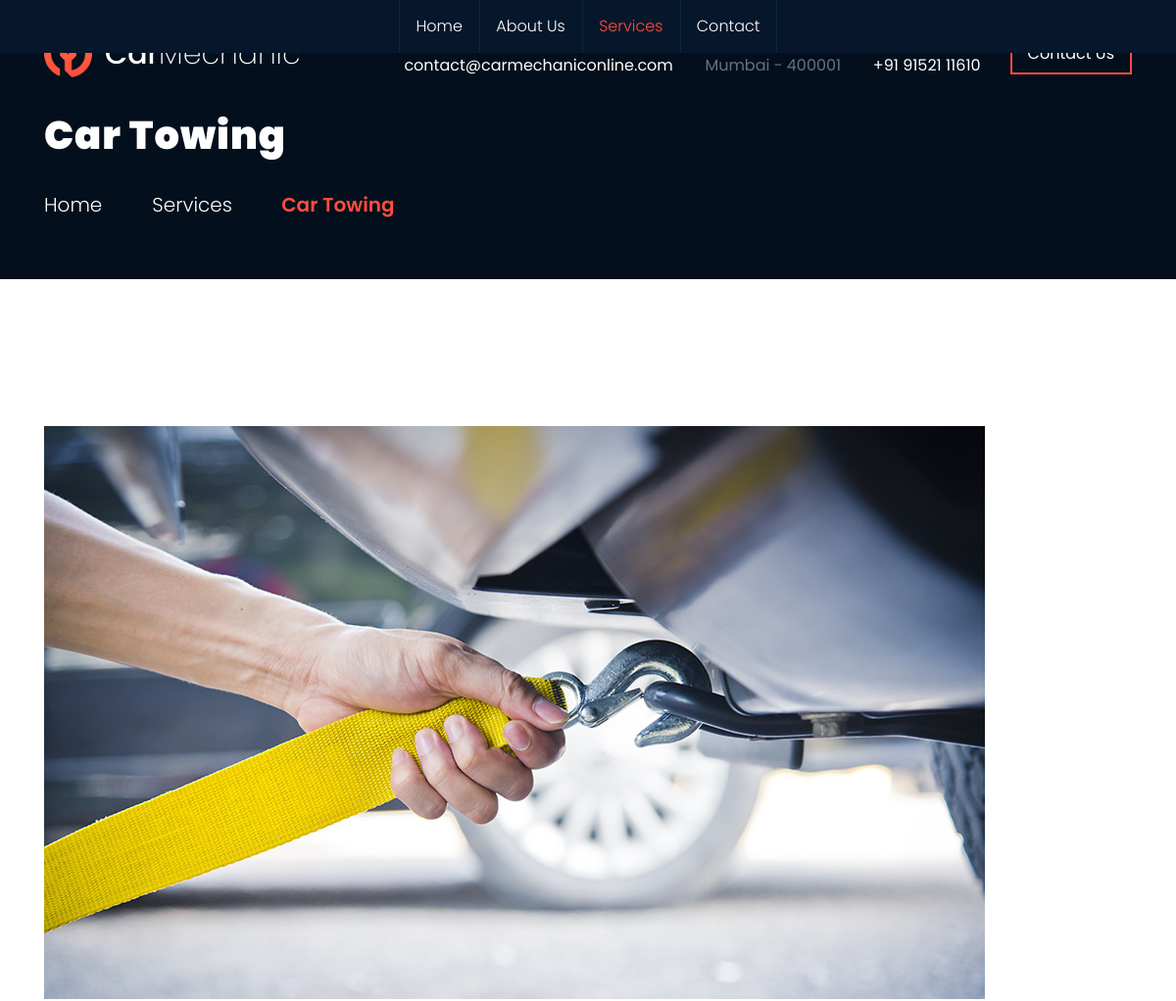
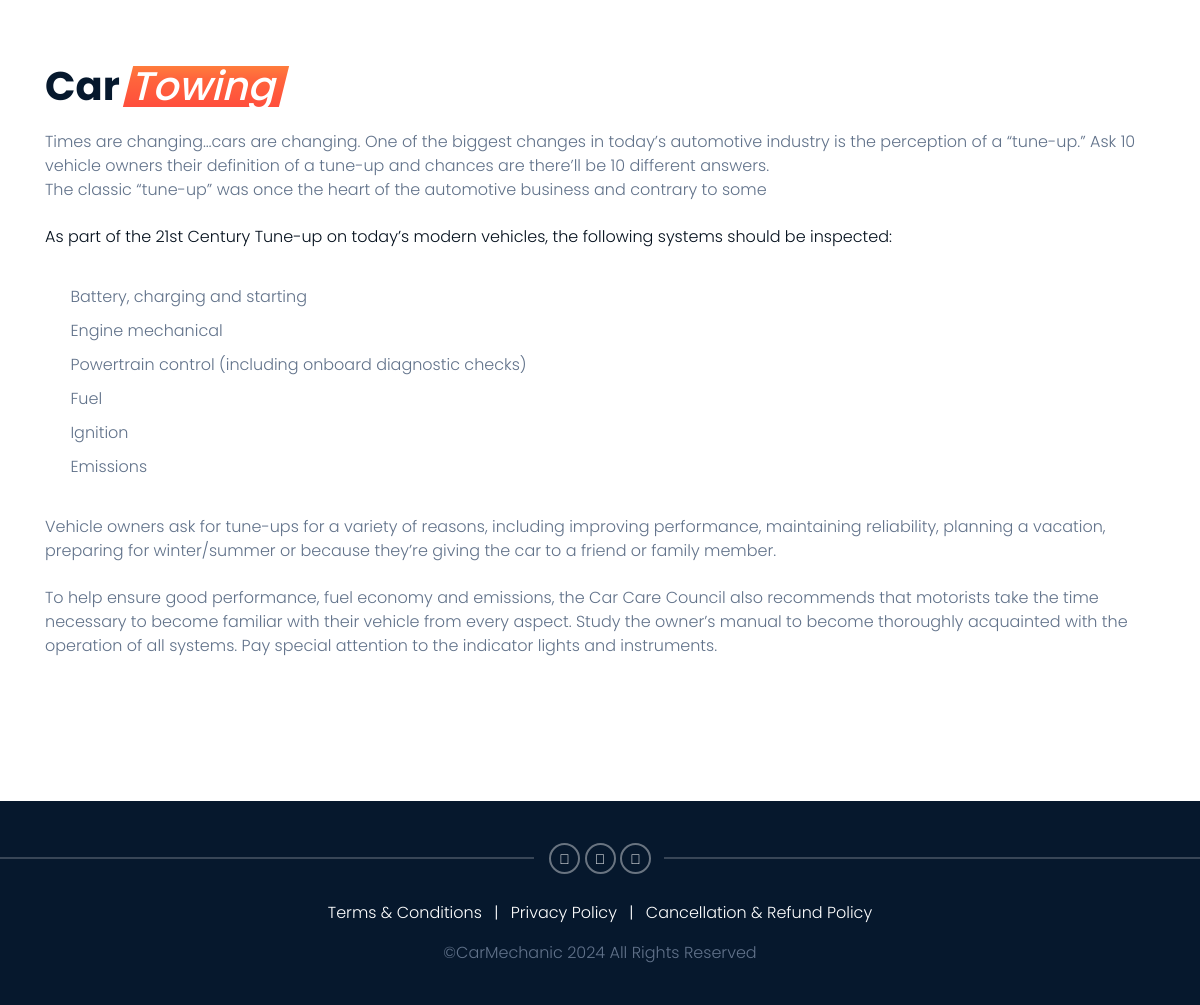
Screenshot of /services/car-towing/ with the database file from the repository (2 pictures, top to bottom).
### main/models.py (models this page shows, shortened)
class Product(models.Model):
    name = models.CharField(max_length=255)
    image = models.ImageField(upload_to='products', null=True , blank=True)
    short_description = models.TextField(null=True)
    description = models.TextField(null=True)
    meta_title = models.CharField(max_length=255, null=True)
    meta_description = models.CharField(max_length=555, null=True)
    meta_keywords = models.CharField(max_length=555, null=True)
    slug = models.SlugField(max_length=255, unique=True)
    sort_order = models.IntegerField()

### main/views.py (the view, shortened to what this page needs)
# urls.py: path('services/<slug:slug>/', ProductDetailView.as_view(), name='product-detail'),
class ProductDetailView(DetailView):
    model = Product
    template_name = 'product-detail.html'
    context_object_name = 'product'
    def get_context_data(self, **kwargs):
        context = super().get_context_data(**kwargs)
        product = self.get_object()
        context['form'] = ProductEnquiryForm()
        return context

### main/context_processors.py (called while the page is built, shortened)
def navbar_products(request):
    return {'products': Product.objects.all().order_by('sort_order')}

def meta_tags(request):
    meta = None
    try:
        meta = MetaTag.objects.get(page=request.resolver_match.url_name)
    except MetaTag.DoesNotExist:
        pass
    if meta is None:
        if 'slug' in request.resolver_match.kwargs:
            product_slug = request.resolver_match.kwargs['slug']
            try:
                product = Product.objects.get(slug=product_slug)
                meta = {
                    'title': product.meta_title,
                    'description': product.meta_description,
                    'keywords': product.meta_keywords,
                }
            except Product.DoesNotExist:
                pass
    return {'meta': meta}

### main/templatetags/custom_tags.py (called while the page is built)
@register.filter
def split_first_word(value):
    words = value.split(' ', 1)  # Split on the first space
    if len(words) == 1:
        return words[0], ''  # If there's only one word, return it and an empty string
    return words[0], words[1]

### main/templates/product-detail.html (shortened to what this page needs)
{% extends 'base.html' %}
{% load static %}
{% load custom_tags %}
{% block content %}
<section class="page_title ds s-pt-105 s-pb-50 s-pt-lg-115 s-pb-lg-60">
    <div class="container">
        <div class="row">
            <div class="col-md-12">
                <h1 class="bold text-center text-lg-left">{{ product.name }}</h1>
                <ol class="breadcrumb">
                    <li class="breadcrumb-item">
                        <a href="{% url 'main:home' %}">Home</a>
                    </li>
                    <li class="breadcrumb-item">
                        <a href="{% url 'main:services' %}">Services</a>
                    </li>
                    <li class="breadcrumb-item active">
                        {{ product.name }}
                    </li>
                </ol>
            </div>
        </div>
    </div>
</section>
<section class="ls s-pt-50 s-pb-20 s-pt-lg-100 s-pb-lg-90 s-pt-xl-150 s-pb-xl-140 c-gutter-60 c-mb-30 c-mb-lg-0 service-single">
    <div class="container">
        <div class="row">
            <div class="col-md-12 col-lg-12">
                <div>
                    <img src="{{ product.image.url }}" alt="{{ product.name }}">
                </div>
                {% with product.name|split_first_word as name_parts %}
                    <h3 class="special-heading">{{ name_parts.0 }}<span class="text-gradient">{{ name_parts.1 }}</span></h3>
                {% endwith %}
                <p>{{ product.description|safe }}</p>
            </div>
        </div>
    </div>
</section>
{% endblock %}

### rows the page displays
Product: name "Car Towing", image (picture), description "Times are changing…cars are changing. One of the biggest changes in today’s automotive industry is the perception of a “tune-up.” Ask 10 vehicle owners their definition of a tune-up and chances are there’ll be 10 different answers. The classic “tune-up” was once the heart of the automotive business and contrary to some As part of the 21st Century Tune-up on today’s modern vehicles, the following systems should be inspected: Battery, charging and starting Engine mechanical Powertrain control (including onboard diagnostic checks) Fuel Ignition Emissions Vehicle owners ask for tune-ups for a variety of reasons, including improving performance, maintaining reliability, planning a vacation,…"

### other values shown
{{ name_parts.0 }} "Car"
{{ name_parts.1 }} "Towing"
